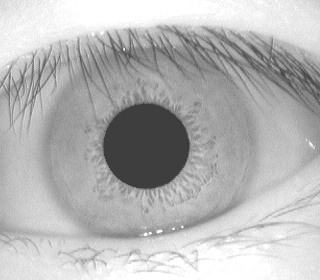
%> input picture 014_1_1.bmp, 320 x 280 px
$ octave --eval "result = createiristemplate('../014_1_1.bmp');"   (GNU Octave 9; MATLAB toolbox functions it lacks are replaced by stand-ins)
%> lines starting %> are read from the running program, lines starting %| are printed output that depends on the picture; in (x1, y1, x2, y2) boxes, pixels count from 0 and x2, y2 are one past the last pixel; in counts of white or black regions, pixels touching at a corner belong together; the program's own positions count from 1
%> in createiristemplate, eyeimage is the input picture: size 280x320 uint8; min 44, max 255, mean 181.8
### masek/Segmentation/canny.m
% CANNY - Canny edge detection
%
% Function to perform Canny edge detection. Code uses modifications as
% suggested by Fleck (IEEE PAMI No. 3, Vol. 14. March 1992. pp 337-345)
%
% Usage: [gradient or] = canny(im, sigma)
%
% Arguments:   im       - image to be procesed
%              sigma    - standard deviation of Gaussian smoothing filter
%                      (typically 1)
%		       scaling  - factor to reduce input image by
%		       vert     - weighting for vertical gradients
%		       horz     - weighting for horizontal gradients
%
% Returns:     gradient - edge strength image (gradient amplitude)
%              or       - orientation image (in degrees 0-180, positive
%                         anti-clockwise)
%
% See also:  NONMAXSUP, HYSTHRESH

% Author:
% Peter Kovesi
% Department of Computer Science & Software Engineering
% The University of Western Australia
% pk@cs.uwa.edu.au  www.cs.uwa.edu.au/~pk
%
% April 1999    Original version
% January 2003  Error in calculation of d2 corrected
% March 2003	Modified to accept scaling factor and vertical/horizontal
%		        gradient bias (Libor Masek)

function [gradient, or] = canny(im, sigma, scaling, vert, horz)
%> called with sigma = 2, scaling = 0.4, vert = 1, horz = 0

xscaling = vert;
yscaling = horz;

hsize = [6*sigma+1, 6*sigma+1];   % The filter size.

gaussian = fspecial('gaussian',hsize,sigma);
im = filter2(gaussian,im);        % Smoothed image.

im = imresize(im, scaling);
%> im: size 112x128 double

[rows, cols] = size(im);

h =  [  im(:,2:cols)  zeros(rows,1) ] - [  zeros(rows,1)  im(:,1:cols-1)  ];
v =  [  im(2:rows,:); zeros(1,cols) ] - [  zeros(1,cols); im(1:rows-1,:)  ];
d1 = [  im(2:rows,2:cols) zeros(rows-1,1); zeros(1,cols) ] - ...
                               [ zeros(1,cols); zeros(rows-1,1) im(1:rows-1,1:cols-1)  ];
d2 = [  zeros(1,cols); im(1:rows-1,2:cols) zeros(rows-1,1);  ] - ...
                               [ zeros(rows-1,1) im(2:rows,1:cols-1); zeros(1,cols)   ];

X = ( h + (d1 + d2)/2.0 ) * xscaling;
Y = ( v + (d1 - d2)/2.0 ) * yscaling;

gradient = sqrt(X.*X + Y.*Y); % Gradient amplitude.

or = atan2(-Y, X);            % Angles -pi to + pi.
neg = or<0;                   % Map angles to 0-pi.
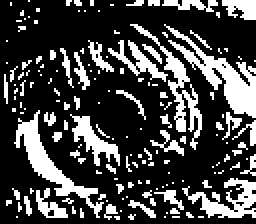
%> neg: size 112x128 logical (shown 2 times larger); 26.7% white; 162 white regions (138 under 20 px), largest, box (x1, y1, x2, y2) and area: (82, 12, 128, 59) 587, (7, 55, 52, 109) 478, (65, 12, 101, 75) 366
or = or.*~neg + (or+pi).*neg;
or = or*180/pi;               % Convert to degrees.

### masek/Segmentation/adjgamma.m
% ADJGAMMA - Adjusts image gamma.
%
% function g = adjgamma(im, g)
%
% Arguments:
%            im     - image to be processed.
%            g      - image gamma value.
%                     Values in the range 0-1 enhance contrast of bright
%                     regions, values > 1 enhance contrast in dark
%                     regions.

% Author: Peter Kovesi
% Department of Computer Science & Software Engineering
% The University of Western Australia
% pk@cs.uwa.edu.au     www.cs.uwa.edu.au/~pk
% July 2001

function newim = adjgamma(im, g)
%> called with g = 1.9

    if g <= 0
	error('Gamma value must be > 0');
    end

    if isa(im,'uint8');
	newim = double(im);
    else
	newim = im;
    end

    % rescale range 0-1
    newim = newim-min(min(newim));
    newim = newim./max(max(newim));

    newim =  newim.^(1/g);   % Apply gamma function

### masek/Segmentation/nonmaxsup.m
% NONMAXSUP
%
% Usage:
%          im = nonmaxsup(inimage, orient, radius);
%
% Function for performing non-maxima suppression on an image using an
% orientation image.  It is assumed that the orientation image gives
% feature normal orientation angles in degrees (0-180).
%
% input:
%   inimage - image to be non-maxima suppressed.
%
%   orient  - image containing feature normal orientation angles in degrees
%             (0-180), angles positive anti-clockwise.
%
%   radius  - distance in pixel units to be looked at on each side of each
%             pixel when determining whether it is a local maxima or not.
%             (Suggested value about 1.2 - 1.5)
%
% Note: This function is slow (1 - 2 mins to process a 256x256 image).  It uses
% bilinear interpolation to estimate intensity values at ideal, real-valued pixel
% locations on each side of pixels to determine if they are local maxima.
%
% Peter Kovesi     pk@cs.uwa.edu.au
% Department of Computer Science
% The University of Western Australia
%
% December 1996

function im = nonmaxsup(inimage, orient, radius)
%> called with radius = 1.5

if size(inimage) ~= size(orient)
  error('image and orientation image are of different sizes');
end

if radius < 1
  error('radius must be >= 1');
end

[rows,cols] = size(inimage);
im = zeros(rows,cols);        % Preallocate memory for output image for speed
iradius = ceil(radius);

% Precalculate x and y offsets relative to centre pixel for each orientation angle

angle = [0:180].*pi/180;    % Array of angles in 1 degree increments (but in radians).
xoff = radius*cos(angle);   % x and y offset of points at specified radius and angle
yoff = radius*sin(angle);   % from each reference position.

hfrac = xoff - floor(xoff); % Fractional offset of xoff relative to integer location
vfrac = yoff - floor(yoff); % Fractional offset of yoff relative to integer location

orient = fix(orient)+1;     % Orientations start at 0 degrees but arrays start
                            % with index 1.

% Now run through the image interpolating grey values on each side
% of the centre pixel to be used for the non-maximal suppression.

for row = (iradius+1):(rows - iradius)
  for col = (iradius+1):(cols - iradius)

    or = orient(row,col);   % Index into precomputed arrays

    x = col + xoff(or);     % x, y location on one side of the point in question
    y = row - yoff(or);

    fx = floor(x);          % Get integer pixel locations that surround location x,y
    cx = ceil(x);
    fy = floor(y);
    cy = ceil(y);
    tl = inimage(fy,fx);    % Value at top left integer pixel location.
    tr = inimage(fy,cx);    % top right
    bl = inimage(cy,fx);    % bottom left
    br = inimage(cy,cx);    % bottom right

    upperavg = tl + hfrac(or) * (tr - tl);  % Now use bilinear interpolation to
    loweravg = bl + hfrac(or) * (br - bl);  % estimate value at x,y
    v1 = upperavg + vfrac(or) * (loweravg - upperavg);

  if inimage(row, col) > v1 % We need to check the value on the other side...

    x = col - xoff(or);     % x, y location on the `other side' of the point in question
    y = row + yoff(or);

    fx = floor(x);
    cx = ceil(x);
    fy = floor(y);
    cy = ceil(y);
    tl = inimage(fy,fx);    % Value at top left integer pixel location.
    tr = inimage(fy,cx);    % top right
    bl = inimage(cy,fx);    % bottom left
    br = inimage(cy,cx);    % bottom right
    upperavg = tl + hfrac(or) * (tr - tl);
    loweravg = bl + hfrac(or) * (br - bl);
    v2 = upperavg + vfrac(or) * (loweravg - upperavg);

    if inimage(row,col) > v2            % This is a local maximum.
      im(row, col) = inimage(row, col); % Record value in the output image.
    end

   end
  end
end
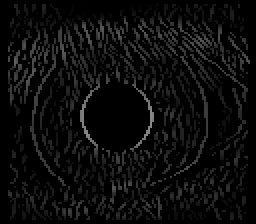
%> im: size 112x128 double (shown 2 times larger); min 0, max 0.548, mean 0.0442
%> after the loop, v2 = 0.722

### masek/Segmentation/hysthresh.m
% HYSTHRESH - Hysteresis thresholding
%
% Usage: bw = hysthresh(im, T1, T2)
%
% Arguments:
%             im  - image to be thresholded (assumed to be non-negative)
%             T1  - upper threshold value
%             T2  - lower threshold value
%
% Returns:
%             bw  - the thresholded image (containing values 0 or 1)
%
% Function performs hysteresis thresholding of an image.
% All pixels with values above threshold T1 are marked as edges
% All pixels that are adjacent to points that have been marked as edges
% and with values above threshold T2 are also marked as edges. Eight
% connectivity is used.
%
% It is assumed that the input image is non-negative
%
% Peter Kovesi          December 1996  - Original version
%                       March    2001  - Speed improvements made (~4x)

%
% A stack (implemented as an array) is used to keep track of all the
% indices of pixels that need to be checked.
% Note: For speed the number of conditional tests have been minimised
% This results in the top and bottom edges of the image being considered to
% be connected.  This may cause some stray edges to be propagated further than
% they should be from the top or bottom.
%


function bw = hysthresh(im, T1, T2)
%> called with T1 = 0.2, T2 = 0.19

if (T2 > T1 | T2 < 0 | T1 < 0)  % Check thesholds are sensible
  error('T1 must be >= T2 and both must be >= 0 ');
end

[rows, cols] = size(im);    % Precompute some values for speed and convenience.
rc = rows*cols;
rcmr = rc - rows;
rp1 = rows+1;

bw = im(:);                 % Make image into a column vector
pix = find(bw > T1);        % Find indices of all pixels with value > T1
%> pix = 1122 values from 472 to 13920
npix = size(pix,1);         % Find the number of pixels with value > T1
%> npix = 1122

stack = zeros(rows*cols,1); % Create a stack array (that should never
                            % overflow!)

stack(1:npix) = pix;        % Put all the edge points on the stack
stp = npix;                 % set stack pointer
%> stp = 1122
for k = 1:npix
    bw(pix(k)) = -1;        % mark points as edges
end


% Precompute an array, O, of index offset values that correspond to the eight
% surrounding pixels of any point. Note that the image was transformed into
% a column vector, so if we reshape the image back to a square the indices
% surrounding a pixel with index, n, will be:
%              n-rows-1   n-1   n+rows-1
%
%               n-rows     n     n+rows
%
%              n-rows+1   n+1   n+rows+1

O = [-1, 1, -rows-1, -rows, -rows+1, rows-1, rows, rows+1];

while stp ~= 0            % While the stack is not empty
    v = stack(stp);         % Pop next index off the stack
    stp = stp - 1;

    if v > rp1 & v < rcmr   % Prevent us from generating illegal indices
			    % Now look at surrounding pixels to see if they
                            % should be pushed onto the stack to be
                            % processed as well.
       index = O+v;	    % Calculate indices of points around this pixel.
       for l = 1:8
	   ind = index(l);
	   if bw(ind) > T2   % if value > T2,
	       stp = stp+1;  % push index onto the stack.
	       stack(stp) = ind;
	       bw(ind) = -1; % mark this as an edge point
	   end
       end
    end
end
%> this loop made 1251 passes
%> (v, index) on passes 1 to 3: (13920, [13919 13921 13807 13808 13809 14031 14032 14033]), (13919, [13918 13920 13806 13807 13808 14030 14031 14032]), (13821, [13820 13822 13708 13709 13710 13932 13933 13934])
%> after the loop, ind = 585; index = [471 473 359 360 361 583 584 585]; stp = 0


bw = (bw == -1);            % Finally zero out anything that was not an edge
%> bw = 14336 logical values, 1251 true
bw = reshape(bw,rows,cols); % and reshape the image

### masek/Segmentation/houghcircle.m
% houghcircle - takes an edge map image, and performs the Hough transform
% for finding circles in the image.
%
% Usage:
% h = houghcircle(edgeim, rmin, rmax)
%
% Arguments:
%	edgeim      - the edge map image to be transformed
%   rmin, rmax  - the minimum and maximum radius values
%                 of circles to search for
% Output:
%	h           - the Hough transform
%
% Author:
% Libor Masek
% masekl01@csse.uwa.edu.au
% School of Computer Science & Software Engineering
% The University of Western Australia
% November 2003

function h = houghcircle(edgeim, rmin, rmax)
%> called with rmin = 32, rmax = 60

[rows,cols] = size(edgeim);
nradii = rmax-rmin+1;
h = zeros(rows,cols,nradii);

[y,x] = find(edgeim~=0);
%> y = 1251 values from 10 to 108; x = 1251 values from 5 to 125

%for each edge point, draw circles of different radii
for index=1:size(y)

    cx = x(index);
    cy = y(index);

    for n=1:nradii

        h(:,:,n) = addcircle(h(:,:,n),[cx,cy],n+rmin);

    end

end
%> this loop made 1251 passes
%> (cx, cy) on passes 1 to 3: (5, 24), (5, 25), (5, 26)

### masek/Segmentation/findcircle.m
% findcircle - returns the coordinates of a circle in an image using the Hough transform
% and Canny edge detection to create the edge map.
%
% Usage:
% [row, col, r] = findcircle(image,lradius,uradius,scaling, sigma, hithres, lowthres, vert, horz)
%
% Arguments:
%	image		    - the image in which to find circles
%	lradius		    - lower radius to search for
%	uradius		    - upper radius to search for
%	scaling		    - scaling factor for speeding up the
%			          Hough transform
%	sigma		    - amount of Gaussian smoothing to
%			          apply for creating edge map.
%	hithres		    - threshold for creating edge map
%	lowthres	    - threshold for connected edges
%	vert		    - vertical edge contribution (0-1)
%	horz		    - horizontal edge contribution (0-1)
%
% Output:
%	circleiris	    - centre coordinates and radius
%			          of the detected iris boundary
%	circlepupil	    - centre coordinates and radius
%			          of the detected pupil boundary
%	imagewithnoise	- original eye image, but with
%			          location of noise marked with
%			          NaN values
%
% Author:
% Libor Masek
% masekl01@csse.uwa.edu.au
% School of Computer Science & Software Engineering
% The University of Western Australia
% November 2003

function [row, col, r] = findcircle(image,lradius,uradius,scaling, sigma, hithres, lowthres, vert, horz)

lradsc = round(lradius*scaling);
uradsc = round(uradius*scaling);
rd = round(uradius*scaling - lradius*scaling);

% generate the edge image
[I2 or] = canny(image, sigma, scaling, vert, horz);
I3 = adjgamma(I2, 1.9);
I4 = nonmaxsup(I3, or, 1.5);
edgeimage = hysthresh(I4, hithres, lowthres);

% perform the circular Hough transform
h = houghcircle(edgeimage, lradsc, uradsc);

maxtotal = 0;

% find the maximum in the Hough space, and hence
% the parameters of the circle
for i=1:rd

    layer = h(:,:,i);
    [maxlayer] = max(max(layer));


    if maxlayer > maxtotal

        maxtotal = maxlayer;


        r = int32((lradsc+i) / scaling);

        [row,col] = ( find(layer == maxlayer) );


        row = int32(row(1) / scaling); % returns only first max value
        col = int32(col(1) / scaling);

    end

end
%> this loop made 28 passes
%> (maxlayer, maxtotal, row, col) on passes 1, 4, 7, 8: (58, 58, 125, 115), (67, 67, 125, 105), (71, 71, 153, 140), (74, 74, 153, 143)
%> pass 1, in findcircle, `layer = h(:,:,i);`:
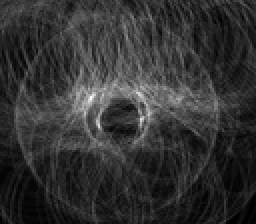
%> layer: size 112x128 double (shown 2 times larger); min 0, max 58, mean 11.6; drawn with min black and max white
%> after the loop, r = 108

### masek/Segmentation/segmentiris.m
% segmentiris - peforms automatic segmentation of the iris region
% from an eye image. Also isolates noise areas such as occluding
% eyelids and eyelashes.
%
% Usage:
% [circleiris, circlepupil, imagewithnoise] = segmentiris(image)
%
% Arguments:
%	eyeimage		- the input eye image
%
% Output:
%	circleiris	    - centre coordinates and radius
%			          of the detected iris boundary
%	circlepupil	    - centre coordinates and radius
%			          of the detected pupil boundary
%	imagewithnoise	- original eye image, but with
%			          location of noise marked with
%			          NaN values
%
% Author:
% Libor Masek
% masekl01@csse.uwa.edu.au
% School of Computer Science & Software Engineering
% The University of Western Australia
% November 2003

function [circleiris, circlepupil, imagewithnoise] = segmentiris(eyeimage)

% define range of pupil & iris radii

%CASIA
lpupilradius = 28;
upupilradius = 75;
lirisradius = 80;
uirisradius = 150;

% [8 lines of commented-out code are left out]
scaling = 0.4;

reflecthres = 240;

% find the iris boundary
[row, col, r] = findcircle(eyeimage, lirisradius, uirisradius, scaling, 2, 0.20, 0.19, 1.00, 0.00);
%> row = 150; col = 153; r = 108

circleiris = [row col r];
%> circleiris = [150 153 108]

rowd = double(row);
%> rowd = 150
cold = double(col);
%> cold = 153
rd = double(r);
%> rd = 108

irl = round(rowd-rd);
%> irl = 42
iru = round(rowd+rd);
%> iru = 258
icl = round(cold-rd);
%> icl = 45
icu = round(cold+rd);
%> icu = 261

imgsize = size(eyeimage);

if irl < 1
    irl = 1;
end

if icl < 1
    icl = 1;
end

if iru > imgsize(1)
    iru = imgsize(1);
end

if icu > imgsize(2)
    icu = imgsize(2);
end

% to find the inner pupil, use just the region within the previously
% detected iris boundary
imagepupil = eyeimage( irl:iru,icl:icu);

%find pupil boundary
[rowp, colp, r] = findcircle(imagepupil, lpupilradius, upupilradius ,0.6,2,0.25,0.25,1.00,1.00);
%> call 2 of nonmaxsup, with radius = 1.5
%> after the loop in nonmaxsup (call 2), `for row = (iradius+1):(rows - iradius)`:
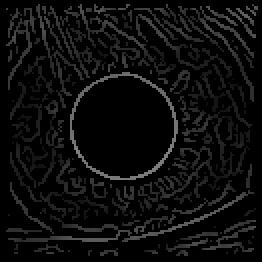
%> im: size 131x131 double (shown 2 times larger); min 0, max 0.514, mean 0.049
%> after the loop in nonmaxsup (call 2), `for row = (iradius+1):(rows - iradius)`: v2 = 0.878
%> call 2 of hysthresh, with T1 = 0.25, T2 = 0.25
%> in hysthresh (call 2), `pix = find(bw > T1);`: pix = 798 values from 416 to 16773
%> in hysthresh (call 2), `npix = size(pix,1);`: npix = 798
%> the loop in hysthresh (call 2), `while stp ~= 0` made 798 passes
%> (v, index) on passes 1 to 3: (16773, [16772 16774 16641 16642 16643 16903 16904 16905]), (16772, [16771 16773 16640 16641 16642 16902 16903 16904]), (16751, [16750 16752 16619 16620 16621 16881 16882 16883])
%> after the loop in hysthresh (call 2), `while stp ~= 0`: ind = 548; index = [415 417 284 285 286 546 547 548]; stp = 0
%> in hysthresh (call 2), `bw = (bw == -1);`: bw = 17161 logical values, 798 true
%> in hysthresh (call 2), `bw = reshape(bw,rows,cols);`:
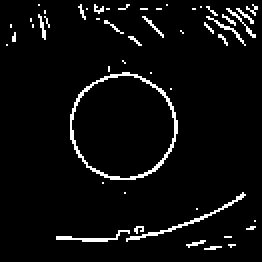
%> bw: size 131x131 logical (shown 2 times larger); 4.7% white in thin lines or dots
%> the loop in houghcircle (call 2), `for index=1:size(y)` made 798 passes
%> (cx, cy) on passes 1 to 3: (4, 23), (6, 13), (6, 14)
%> the loop in findcircle (call 2), `for i=1:rd` made 28 passes
%> pass 1, in findcircle (call 2), `layer = h(:,:,i);`:
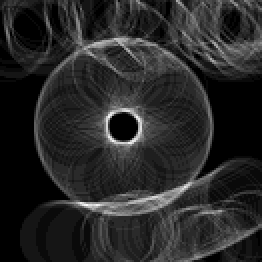
%> layer: size 131x131 double (shown 2 times larger); min 0, max 24, mean 3.8; drawn with min black and max white

rowp = double(rowp);
colp = double(colp);
r = double(r);

row = double(irl) + rowp;
col = double(icl) + colp;

row = round(row);
col = round(col);

circlepupil = [row col r];

% set up array for recording noise regions
% noise pixels will have NaN values
imagewithnoise = double(eyeimage);

%find top eyelid
topeyelid = imagepupil(1:(rowp-r),:);
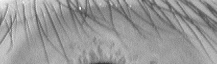
%> topeyelid: size 64x217 uint8; min 53, max 255, mean 152
%> the run ends on the next line
lines = findline(topeyelid);

if size(lines,1) > 0
    [xl yl] = linecoords(lines, size(topeyelid));
    yl = double(yl) + irl-1;
    xl = double(xl) + icl-1;

    yla = max(yl);

    y2 = 1:yla;

    ind3 = sub2ind(size(eyeimage),yl,xl);
    imagewithnoise(ind3) = NaN;

    imagewithnoise(y2, xl) = NaN;
end

%find bottom eyelid
bottomeyelid = imagepupil((rowp+r):size(imagepupil,1),:);
lines = findline(bottomeyelid);

if size(lines,1) > 0

    [xl yl] = linecoords(lines, size(bottomeyelid));
    yl = double(yl)+ irl+rowp+r-2;
    xl = double(xl) + icl-1;

    yla = min(yl);

    y2 = yla:size(eyeimage,1);

    ind4 = sub2ind(size(eyeimage),yl,xl);
    imagewithnoise(ind4) = NaN;
    imagewithnoise(y2, xl) = NaN;

end

%For CASIA, eliminate eyelashes by thresholding
ref = eyeimage < 100;
coords = find(ref==1);
imagewithnoise(coords) = NaN;

### masek/createiristemplate.m
% createiristemplate - generates a biometric template from an iris in
% an eye image.
%
% Usage:
% [template, mask] = createiristemplate(eyeimage_filename)
%
% Arguments:
%	eyeimage_filename   - the file name of the eye image
%
% Output:
%	template		    - the binary iris biometric template
%	mask			    - the binary iris noise mask
%
% Author:
% Libor Masek
% masekl01@csse.uwa.edu.au
% School of Computer Science & Software Engineering
% The University of Western Australia
% November 2003

function [template, mask] = createiristemplate(eyeimage_filename)

% path for writing diagnostic images
global DIAGPATH
DIAGPATH = '/home/xi/Dropbox/h_da/2/bio/masek/diagnostics';

%normalisation parameters
radial_res = 20;
angular_res = 240;
% with these settings a 9600 bit iris template is
% created

%feature encoding parameters
nscales=1;
minWaveLength=18;
mult=1; % not applicable if using nscales = 1
sigmaOnf=0.5;

eyeimage = imread(eyeimage_filename);

savefile = [eyeimage_filename,'-houghpara.mat'];
[stat,mess]=fileattrib(savefile);

if stat == 1
    % if this file has been processed before
    % then load the circle parameters and
    % noise information for that file.
    load(savefile);

else

    % if this file has not been processed before
    % then perform automatic segmentation and
    % save the results to a file

    [circleiris circlepupil imagewithnoise] = segmentiris(eyeimage);
    save(savefile,'circleiris','circlepupil','imagewithnoise');

end

% WRITE NOISE IMAGE
%

imagewithnoise2 = uint8(imagewithnoise);
imagewithcircles = uint8(eyeimage);

%get pixel coords for circle around iris
[x,y] = circlecoords([circleiris(2),circleiris(1)],circleiris(3),size(eyeimage));
ind2 = sub2ind(size(eyeimage),double(y),double(x));

%get pixel coords for circle around pupil
[xp,yp] = circlecoords([circlepupil(2),circlepupil(1)],circlepupil(3),size(eyeimage));
ind1 = sub2ind(size(eyeimage),double(yp),double(xp));


% Write noise regions
imagewithnoise2(ind2) = 255;
imagewithnoise2(ind1) = 255;
% Write circles overlayed
imagewithcircles(ind2) = 255;
imagewithcircles(ind1) = 255;
w = cd;
cd(DIAGPATH);
imwrite(imagewithnoise2,[eyeimage_filename,'-noise.jpg'],'jpg');
imwrite(imagewithcircles,[eyeimage_filename,'-segmented.jpg'],'jpg');
cd(w);

% perform normalisation

[polar_array noise_array] = normaliseiris(imagewithnoise, circleiris(2),...
    circleiris(1), circleiris(3), circlepupil(2), circlepupil(1), circlepupil(3),eyeimage_filename, radial_res, angular_res);


% WRITE NORMALISED PATTERN, AND NOISE PATTERN
w = cd;
cd(DIAGPATH);
imwrite(polar_array,[eyeimage_filename,'-polar.jpg'],'jpg');
imwrite(noise_array,[eyeimage_filename,'-polarnoise.jpg'],'jpg');
cd(w);

% perform feature encoding
[template mask] = encode_(polar_array, noise_array, nscales, minWaveLength, mult, sigmaOnf);
